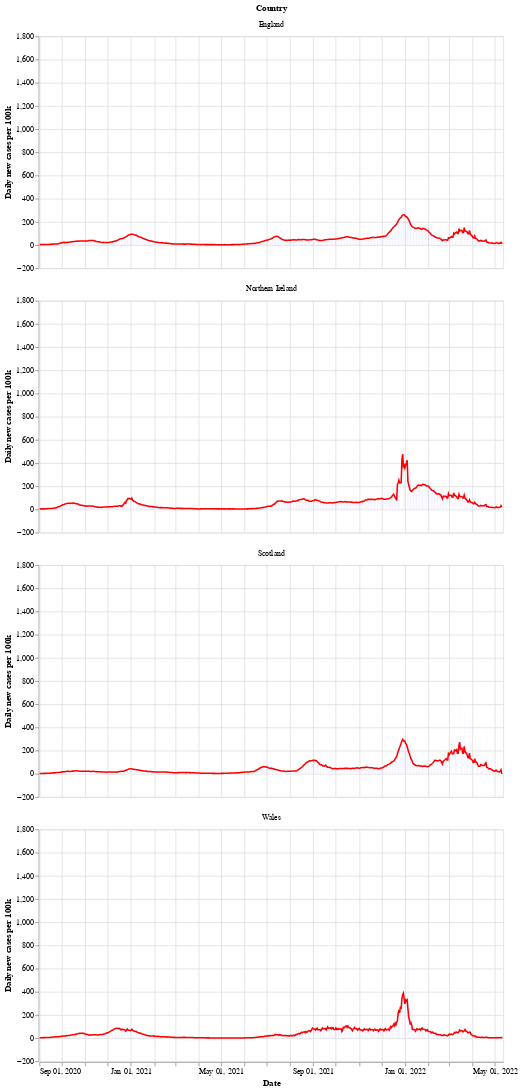

The code cell stored with this chart in its notebook:
### Markdown cell above
Next is a bar chart of the number of new cases in each country (per 100k population), with the 7 day moving average of cases. Again we see that Wales saw a longer period of raising and falling cases compared to the other countries.

After a period of cases falling, each nation is now seeing a rise in the number of cases - especially in Wales.

### Code cell
# collapse
bars = alt.Chart(uk_cases).mark_bar().encode(
    x=alt.X("yearmonthdate(date):T", axis=alt.Axis(title='Date')),
    y=alt.Y("newCasesRate:Q", axis=alt.Axis(title='Daily new cases per 100k')),
    tooltip='newCasesRate',
    color=alt.condition(
        alt.datum.dailyChange > 0,
        alt.value("orange"),  # The positive color
        alt.value("blue")  # The negative color
    )
).properties(title='New cases per 100k population with rolling 7 day average', width=600).interactive()
line = alt.Chart(uk_cases).mark_line(
    color='red',
    size=2,
).transform_window(
    rolling_mean='mean(newCasesRate)',
    frame=[0, 7],
    groupby=['areaName']
).encode(
    x='yearmonthdate(date):T',
    y='rolling_mean:Q'
)
alt.layer(line, bars, data=uk_cases).facet(alt.Row('areaName', title='Country'), columns=1)

### Figure 1 — Vega-Lite specification as saved in the notebook (floating-point values rounded to 4 significant figures; data arrays with more than 128 entries replaced by an {"elided": "..."} marker saying what was removed)
{"config": {"view": {"continuousWidth": 400, "continuousHeight": 300}}, "data": {"name": "data-7bdf4f0de483beaee13568f8276f9ed1"}, "facet": {"type": "nominal", "field": "areaName", "title": "Country"}, "spec": {"layer": [{"mark": {"type": "line", "color": "red", "size": 2}, "encoding": {"x": {"type": "temporal", "field": "date", "timeUnit": "yearmonthdate"}, "y": {"type": "quantitative", "field": "rolling_mean"}}, "transform": [{"window": [{"op": "mean", "field": "newCasesRate", "as": "rolling_mean"}], "frame": [0, 7], "groupby": ["areaName"]}]}, {"mark": "bar", "encoding": {"color": {"condition": {"value": "orange", "test": "(datum.dailyChange > 0)"}, "value": "blue"}, "tooltip": {"type": "quantitative", "field": "newCasesRate"}, "x": {"type": "temporal", "axis": {"title": "Date"}, "field": "date", "timeUnit": "yearmonthdate"}, "y": {"type": "quantitative", "axis": {"title": "Daily new cases per 100k"}, "field": "newCasesRate"}}, "selection": {"selector002": {"type": "interval", "bind": "scales", "encodings": ["x", "y"]}}, "title": "New cases per 100k population with rolling 7 day average", "width": 600}]}, "columns": 1, "$schema": "https://vega.github.io/schema/vega-lite/v4.8.1.json", "datasets": {"data-7bdf4f0de483beaee13568f8276f9ed1": {"elided": "2470 records"}}}
